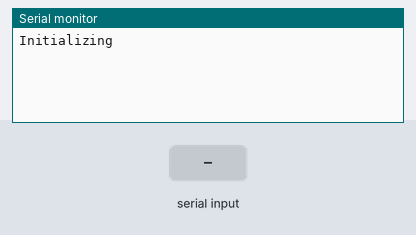
The sketch below on a simulated Arduino Mega 2560, built with avr-gcc and run on an emulated ATmega2560. Shown: the last lines printed to the serial monitor. The test bench sets the inputs (shaded band).

Above: at 1.2 s.
1.3 s: "1\n" received over the second serial link
At 1.7 s:
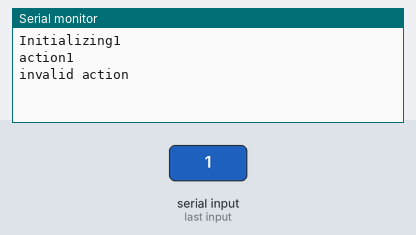
2.8 s: "0\n" received over the second serial link
At 4.0 s:
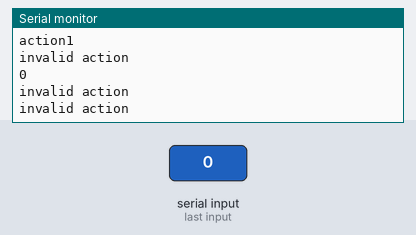
4.3 s: "2\n" received over the second serial link
At 5.2 s:
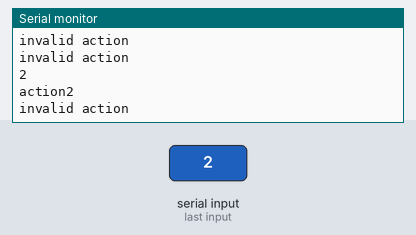

The sketch:

Bluetooth_Testing_HC05.ino
```cpp
const byte rxPin = 15;
const byte txPin = 14;

void setup() {
  pinMode(rxPin, INPUT);
  pinMode(txPin, OUTPUT);
  Serial.begin(9600);
  Serial1.begin(9600);
  Serial.print("Initializing");
}

void loop() {

  if(Serial1.available())
  {
    char buf = (char)Serial1.read();
    Serial.print(buf);
    Serial.print("\n");
    switch(buf){
      case('1'): Serial.print("action1\n"); break;
      case('2'): Serial.print("action2\n"); break;
      case('3'): Serial.print("action3\n"); break;
      case('4'): Serial.print("action4\n"); break;
      case('5'): Serial.print("action5\n"); break;
      case('6'): Serial.print("action6\n"); break;
      case('7'): Serial.print("action7\n"); break;
      case('8'): Serial.print("action8\n"); break;
      case('9'): Serial.print("action9\n"); break;
      default: Serial.print("invalid action\n");
    }
  }
//  if(Serial.available())
//  {
//    Serial1.print((char)Serial.read());
//  }
}
```

Measured:
- after the input at 1.3 s, the serial monitor: prints a new line at once (image 1)
- after the input at 2.8 s, the serial monitor: prints a new line at once (image 2)
- after the input at 4.3 s, the serial monitor: prints a new line at once (image 3)
